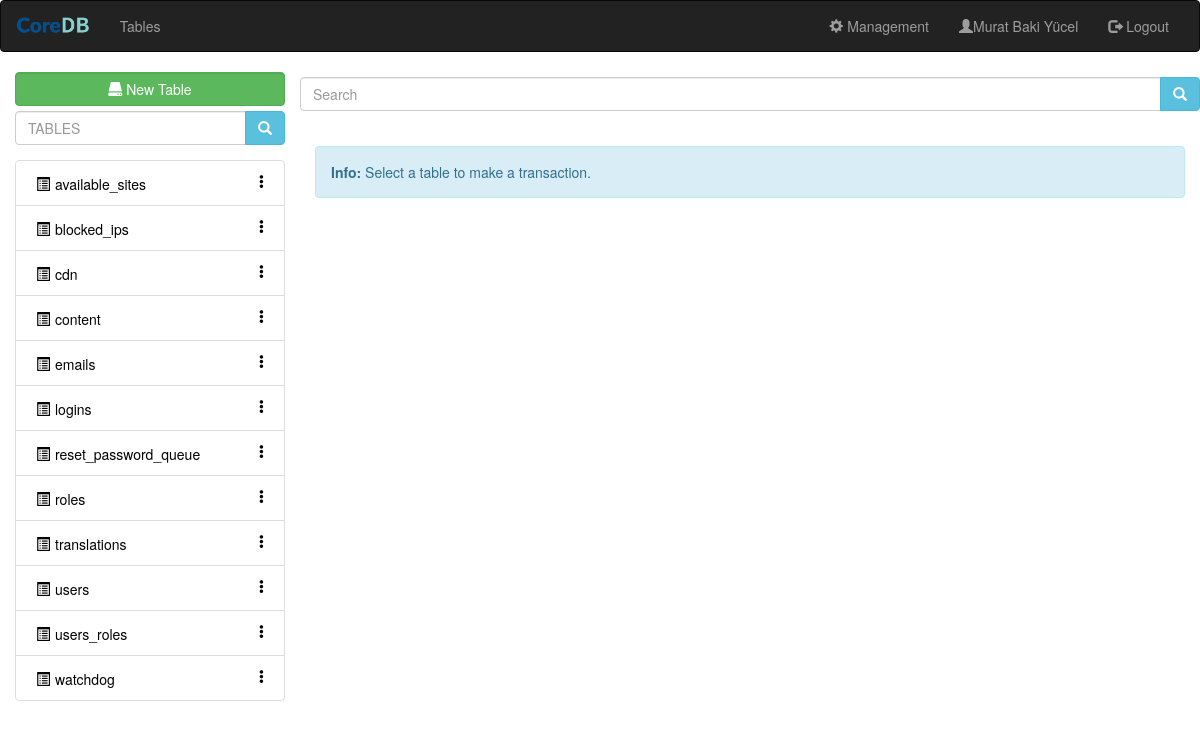
The app's page /admin/table (signed in) with its own data.
### tables this page shows
CREATE TABLE `TRANSLATIONS` (
  `ID` int(11) NOT NULL AUTO_INCREMENT,
  `EN` varchar(255) DEFAULT NULL,
  `TR` varchar(255) DEFAULT NULL,
  PRIMARY KEY (`ID`),
  UNIQUE KEY `EN` (`EN`),
  UNIQUE KEY `TR` (`TR`)
);

CREATE TABLE `USERS` (
  `ID` int(11) NOT NULL AUTO_INCREMENT,
  `USERNAME` varchar(20) DEFAULT NULL,
  `NAME` varchar(50) NOT NULL,
  `SURNAME` varchar(50) NOT NULL,
  `EMAIL` varchar(50) NOT NULL,
  `PHONE` varchar(10) NOT NULL,
  `PASSWORD` varchar(255) NOT NULL,
  `CREATED_AT` datetime DEFAULT NULL,
  `ACCESS` datetime DEFAULT NULL,
  `STATUS` varchar(10) DEFAULT NULL,
  PRIMARY KEY (`ID`),
  UNIQUE KEY `EMAIL` (`EMAIL`),
  UNIQUE KEY `USERNAME` (`USERNAME`)
);

### index.php (called while the page is built, shortened)
<?php
require "./Database/CoreDB.php";
include './core-globals.php';
$current_user = isset($_SESSION[BASE_URL."-UID"]) ? User::getUserById($_SESSION[BASE_URL."-UID"]) : new User();
$uri = trim(str_replace(SITE_ROOT, "", $_SERVER["REQUEST_URI"]),"/");
$uri = explode("/", preg_replace("/\?.*/", "", $uri));
$router = new Router($uri);
$router->route();

### Database/CoreDB.php (called while the page is built, shortened)
<?php
include 'CoreDBQueryPreparer.php';
include 'SelectQueryPreparer.php';
class CoreDB {
    private static $instance;
    private $connection;
    private $transactionSet = FALSE;
    private function __construct(){
        try{
            self::$instance = $this;
            $this->connection = new PDO("mysql:host=".DB_SERVER.";dbname=".DB_NAME, DB_USER, DB_PASSWORD
                    , array(PDO::MYSQL_ATTR_INIT_COMMAND => "SET NAMES 'utf8'"));
            $this->connection->setAttribute(PDO::ATTR_ERRMODE, PDO::ERRMODE_EXCEPTION);
            $this->connection->query("SET NAMES UTF8");
        } catch (PDOException $ex){
            die("Can't connect to database.");
        }
    }
    public static function getInstance(){
        if(self::$instance == NULL){
            return new self();
        }
        return self::$instance;
    }
    public function execute(CoreDBQueryPreparer $query){
        try {
            $statement = $this->connection->prepare($query->getQuery());
            $statement->execute($query->getParams());
            return $statement;
        } catch (PDOException $ex) {
            if($this->transactionSet){
                $this->connection->rollBack();
            }
            throw $ex;
        }
    }
    public function query(string $query){
        try{
        return $this->connection->query($query);
        } catch (PDOException $ex){
            if($this->transactionSet){
                $this->connection->rollBack();
            }
            throw $ex;
        }
    }
}
function db_select(string $tableName, string $alias = "", bool $quote = TRUE){
    return new SelectQueryPreparer($tableName, $alias, $quote);
}
        $length = count($keys); ?>
        <?php
function get_information_scheme(){
    $results = CoreDB::getInstance()->query("SHOW TABLES")->fetchAll(PDO::FETCH_NUM);
    $tables = [];
    foreach ($results as $result){
        array_push($tables, $result[0]);
    }
    return $tables;
}

### Database/SelectQueryPreparer.php (called while the page is built, shortened)
<?php
class SelectQueryPreparer extends CoreDBQueryPreparer{
    private $tables;
    private $fields;
    private $condition;
    private $orderBy;
    private $limit, $offset;
    private $quote;
    private $distinct = "";
    public function __construct($table_name, $alias, bool $quote){
        $this->tables = array();
        $this->quote = $quote;
        array_push($this->tables, array(
            tableName => $table_name,
            alias => $alias
        ));
    }
    public function getQuery() {
        return "SELECT ".$this->distinct.
                $this->get_fields()." FROM ".
                $this->getTables()." ".
                $this->getCondition()." ".
                $this->getOrderBy()." ".
                $this->getLimit();
    }
    private function getTables(){
        $tables = "";
        $index = 0;
        foreach ($this->tables as $table){
            if($this->quote) {
                $table[tableName] = "`$table[tableName]`";
            }
            $tables.= ($index>0 ? ", ": "").$table[tableName].($table[alias] ? " AS ".$table[alias] : "");
            $index++;
        }
        return $tables;
    }
    public function join(string $table_name, string $alias = ""){
        array_push($this->tables, array(
            tableName => $table_name,
            alias => $alias
        ));
        return $this;
    }
    public function select($table, array $fields){
        if(!$this->fields) {
            $this->fields = array();
        }
        foreach ($fields as $field){
            array_push($this->fields, ($table ? $table."." : "").$field);
        }
        return $this;
    }
    private function get_fields(){
        if(!$this->fields){
            return "*";
        }
        $index = 0;
        $fields = "";
        foreach ($this->fields as $field){
            $fields.= ($index>0 ? ", ": "").$field;
            $index++;
        }
        return $fields;
    }
    private function getOrderBy(){
        return $this->orderBy ? "ORDER BY ".$this->orderBy : "";
    }
    public function condition(string $condition, array $params = NULL){
        $this->condition = $condition;
        if($params){
            $this->params = $params;
        }
        return $this;
    }
    private function getCondition(){
        return $this->condition ? "WHERE ".$this->condition: "";
    }
    public function limit($limit, $offset = ""){
        $this->limit = $limit;
        $this->offset = $offset;
        return $this;
    }
    private function getLimit(){
        return $this->limit ? "LIMIT ".$this->limit.($this->offset ? " OFFSET ".$this->offset : "") : "";
    }
}

### Database/CoreDBQueryPreparer.php (called while the page is built, shortened)
<?php
abstract class CoreDBQueryPreparer {
    protected $params;
    public function params(array $params){
        $this->params = $params;
        return $this;
    }
    public function getParams(){
        return $this->params ? $this->params : array();
    }
    public function execute(){
        return CoreDB::getInstance()->execute($this);
    }
}

### Entity/Translator.class.php (called while the page is built, shortened)
<?php
function _t(int $id, array $arguments = NULL) {
    $translation = Translator::getTranslation($id);
    return $translation;
}
class Translator {
    static $language;
    static $cache;
    public static function getTranslation(int $id){
        if(!isset(self::$cache[$id])){
            $obj = db_select(TRANSLATIONS)->select(TRANSLATIONS, [self::$language])->condition(" ID = :id", [":id" => $id])->limit(1)->execute()->fetch(PDO::FETCH_ASSOC);
            self::$cache[$id] = isset($obj[self::$language]) ? $obj[self::$language] : "";
        }
        return self::$cache[$id];
    }
}

### Entity/User.class.php (called while the page is built, shortened)
<?php
class User extends DBObject{
    public $ID, $USERNAME,$NAME, $SURNAME, $EMAIL, $PHONE, $PASSWORD, $CREATED_AT, $ACCESS, $STATUS;
    public $ROLES;
    public static function getUserById(int $id){
        $user = new self();
        $result = db_select(self::TABLE)->condition("ID = :id")->params(["id" => $id])->execute()->fetch(PDO::FETCH_ASSOC);
        return $user;
    }
    public function isAdmin(){
        return $this->isUserInRole("ADMIN");
    }
    public function getUserRoles(bool $force = FALSE ){
        if(!$this->ROLES || $force){
            $query = db_select(USERS_ROLES)
                    ->join(ROLES)
                    ->select(ROLES, ["ROLE"])
                    ->condition("USER_ID = :user_id AND ROLE_ID = ROLES.ID" , [":user_id" => $this->ID])
                    ->execute();
            $this->ROLES = [];
            while ($role = $query->fetch(PDO::FETCH_NUM)[0]){
                $this->ROLES[] = $role;
            }
        }
        return $this->ROLES;
    }
    public function isUserInRole(string $role){
        return in_array($role, $this->getUserRoles());
    }
}

### core-globals.php (called while the page is built, shortened)
<?php
function get_current_core_user() {
    global $current_user;
    if($current_user){
        return $current_user;
    }else{
        $current_user = new User();
        return $current_user;
    }
}

### pages/admin/pages/table/table.php (called while the page is built, shortened)
<?php
class Controller extends AdminPage{
    protected function echoContent() {
        $table = NULL;
        $query_link = "";
        require 'table_html.php';
        echo_tablolar($this, $select, $table, $page, $offset, $query_link);
    }
}

### pages/admin/views/navbar_admin.php (the view, shortened to what this page needs)
<nav class="navbar navbar-inverse">
  <div class="container-fluid">
    <div class="navbar-header">
        <a class="navbar-brand" href="<?php echo SITE_ROOT."/admin"; ?>"><img src="<?php echo SITE_ROOT."/assets/Core_logo.png";?>"/></a>
    </div>
    <div class="collapse navbar-collapse" id="coreNavbar">
      <ul class="nav navbar-nav">
          <li><a href="<?php echo SITE_ROOT."/admin/table"; ?>"><?php echo _t(1); ?></a></li>
      </ul>
      <ul class="nav navbar-nav navbar-right">
        <?php if(get_current_core_user()->isAdmin()){
        ?><li><a href="<?php echo SITE_ROOT."/admin/manage"; ?>"><span class="glyphicon glyphicon-cog"></span> <?php echo _t(2); ?></a></li>
            <?php } ?>
        <li><a href="<?php echo SITE_ROOT."/admin/user"; ?>"><span class="glyphicon glyphicon-user"></span><?php $user = get_current_core_user(); echo $user->ID ? "$user->NAME $user->SURNAME": ""; ?></a></li>
        <li><a href="#" id="logout"><span class="glyphicon glyphicon-log-out"></span> <?php echo _t(4); ?></a></li>
      </ul>
    </div>
  </div>
</nav>

### pages/admin/pages/table/table_html.php (shortened to what this page needs)
<?php function echo_tablolar(Controller $controller,array $select = NULL, string $select_table = NULL, int $page = 1, int $offset = 1, string $query_link) {
    ?>
    <div class="container-fluid text-center">
        <div class="row content">
         <?php $controller->import_view("sidebar_table_list");?>
          <div class="col-sm-9">
              <div class="row">
                  <div class="form-group input-group search-group">
                      <input type="text" class="form-control search-field" placeholder="<?php echo _t(55); ?>"/>
                        <span class="input-group-btn">
                            <button class="btn btn-info btn-search" type="button"><span class="glyphicon glyphicon-search"></span></button>
                        </span>
                  </div>
              </div>
              <div class="row">
                  <div class="col-sm-12 scroll text-left" id="main_content">
                  </div>
              </div>
              <div class="row">
                  <div class="col-sm-12" id="pagination">
                  </div>
              </div>
          </div>
        </div>
      </div>
<?php }

### pages/admin/views/sidebar_table_list.php (shortened to what this page needs)
<div class="col-sm-3 sidenav">
    <a href="<?php echo SITE_ROOT;?>/admin/table/new" class="btn btn-success form-control" align="left">
        <span class="glyphicon glyphicon-hdd"></span> <?php echo _t(13); ?>
    </a>
    <div class="form-group input-group search-group">
        <input type="text" class="form-control table-search-field" placeholder="<?php echo mb_strtoupper(_t(1)); ?>"/>
        <span class="input-group-btn">
            <button class="btn btn-info" type="button"><span class="glyphicon glyphicon-search"></span></button>
        </span>
    </div>
    <div class="list-group">
    <?php
        $tables = get_information_scheme();
        foreach ($tables as $document){
    ?>
        <div class="list-group-item tablelist" align="left">
            <a href="<?php echo SITE_ROOT."/admin/table/$document"; ?>">
                <span class="glyphicon glyphicon-list-alt"></span><?php echo $document; ?>
            </a>
            <div class="dropup pull-right">
                <a href="#" title="<?php echo _t(17); ?>" id="openmenu" class="dropdown-toogle" data-toggle="dropdown"/>
                    <span class="glyphicon glyphicon-option-vertical" ></span> </a>
            </div>
        </div>
    <?php } ?>
    </div>
</div>

### css/core.css (style rules this page uses)
.form-control { margin-bottom: 5px; width: 100%; min-width: 150px; }
#main_content { max-height: 70vh; overflow: auto; }
div .scroll { overflow: auto; }
div .list-group-item a { color: black; }
img { max-width: 100%; max-height: 100%; }
.search-group { margin-top: 5px; }
span.glyphicon.glyphicon-list-alt { padding: 5px; }

### records on screen
translations: EN "Tables"
translations: EN "Management"
users: NAME "Murat Baki", SURNAME "Yücel"
translations: EN "Logout"
translations: EN "New Table"
translations: EN "Search"

### other values on screen
$document "available_sites"
$document "blocked_ips"
$document "cdn"
$document "content"
$document "emails"
$document "logins"
$document "reset_password_queue"
$document "roles"
$document "translations"
$document "users"
$document "users_roles"
$document "watchdog"
get_message_header($type) "Info:"
$message "Select a table to make a transaction."
